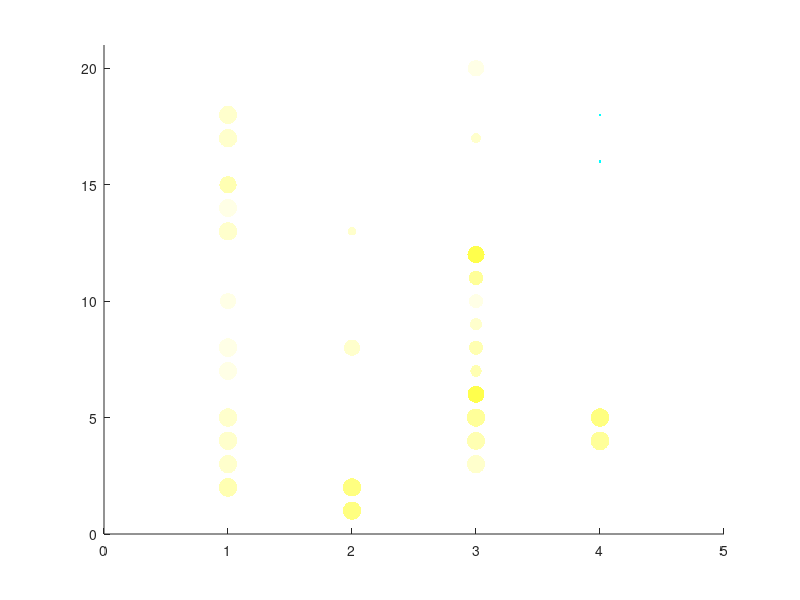

Write MATLAB code to recreate this figure. (Note: this script raises an error after producing the figure.)
%% Analysis of mutational scanning in Matlab
%{
    This script is part of a chapter for Methods in MolecularBiology. Please cite xxx.
    This file and its documentation is available at https://github.com/matteoferla/mutational_scanning
    This is here just for now. I will add a better documented script in the coming week
        %}

%% Import data
% data is in xlsx, so open Excel and copy paste in Mat with right click paste.
predata=[];  openvar('predata');  % each table in the stack is pasted to the right of the previous.
colname={};  openvar('colname');
rowname={};  openvar('rowname');
stackname={};openvar('stackname');

% data saved in mat file.
load('demo_data.mat')

% predata is 20x(4*4) while data is 20x4x4

data=reshape(predata,20,4,4);
%check
display([predata(1,5),data(1,1,2)]);

%% build colors and size
% black for 1 conversion
% red for 2-selectivity
% green for 4-selectivity
% blue for 3-selectivity
% Ehm that is four colours. I cannot do four only three, unless you see UV.
% Black square round each would not work.
% let's not make a image(). Let's make a scatter where circle size is *1*.

fdata=data/100;
[x,y] = meshgrid(1:numel(colname),1:numel(rowname));
dotsize=fdata(:,:,1).*200;
% RGB
Nmuts=numel(colname)*numel(rowname);
% there must be a more elegant way. schmeh.
colore=[data(1+Nmuts*1:Nmuts*2)', data(1+Nmuts*2:Nmuts*3)', data(1+Nmuts*3:Nmuts*4)'];

%% plot!
scatter(x(:),y(:),dotsize(:),colore,'filled');
xlim([0,5])
ylim([0,21])
ax=gca;
ax.XTick = 1:numel(colname);
ax.XTickLabel = colname;
ax.YTick = 1:numel(rowname);
ax.YTickLabel = rowname;

%% plot transposed...
figure;
scatter(y(:),x(:),dotsize(:),colore,'filled');
ylim([0,5])
xlim([0,21])
ax=gca;
ax.YTick = 1:numel(colname);
ax.YTickLabel = colname;
ax.XTick = 1:numel(rowname);
ax.XTickLabel = rowname;


%% plot3
% why is it yellow?
% Y=R+G. W=R+G+B.
% maybe adding a border?
figure;
scatter(y(:),x(:),dotsize(:),colore,'filled');
hold on
scatter(y(:),x(:),dotsize(:),'k');
ylim([0,5])
xlim([0,21])
ax=gca;
ax.YTick = 1:numel(colname);
ax.YTickLabel = colname;
ax.XTick = 1:numel(rowname);
ax.XTickLabel = rowname;
%% 4x heatmaps...
%I think I failed to copy paste...
figure;
% black for 1 conversion
% red for 2-selectivity
% blue for 3-selectivity
% green for 4-selectivity
schemi={'Greys','Reds','Blues','Greens'};
for i=1:4
subplot(2,2,i)
imagesc(data(:,:,i))
colorbar;
ax=gca;
ax.XTick = 1:numel(colname);
ax.XTickLabel = colname;
ax.YTick = 1:numel(rowname);
ax.YTickLabel = rowname;
title(stackname{i});
colormap(ax,brewermap([],schemi{i}))
end

%okay, this odd.
sum(data(:,:,2:4),3)
data(:,:,5)=100-sum(data(:,:,2:4),3);

%% Ternary plot

% ah. The sum of the three selectvities are 100%.
figure
% Plot the ternary axis system
terplot;
% Plot the data
% First set the colormap (can't be done afterwards)
colormap(brewermap([],'YlOrRd'))
[hd,hcb]=ternaryc(fdata(1+Nmuts*1:Nmuts*2)',...
    fdata(1+Nmuts*2:Nmuts*3)',...
    fdata(1+Nmuts*3:Nmuts*4)',...
    reshape(data(:,:,1),80,1),'o');
% Add the labels
terlabel(stackname(2),stackname(3),stackname(4));
muts=strcat(repmat(colname',numel(rowname),1),repmat(rowname,numel(colname),1));
intensita=reshape(fdata(:,:,1),80,1);
for hdii=1:numel(hd)
    hdi=hd(hdii);
    text(hdi.XData+0.02,hdi.YData,muts(hdii));
    hdi.MarkerEdgeColor='k';
    hdi.MarkerSize=10*intensita(hdii);
end


figure
% Plot the ternary axis system
[h,hg,htick]=terplot;
% Plot the data
% First set the colormap (can't be done afterwards)
colormap(brewermap([],'YlOrRd'))
[hd,hcb]=ternaryc(fdata(1+Nmuts*1:Nmuts*2)',...
    fdata(1+Nmuts*2:Nmuts*3)',...
    fdata(1+Nmuts*3:Nmuts*4)',...
    reshape(data(:,:,1),80,1),'o');
% Add the labels
hlabels=terlabel(stackname(2),stackname(3),stackname(4));
muts=strcat(repmat(colname',numel(rowname),1),repmat(rowname,numel(colname),1));
intensita=reshape(fdata(:,:,1),80,1);
for hdii=1:numel(hd)
    hdi=hd(hdii);
    text(hdi.XData+0.02,hdi.YData,muts(hdii));
    hdi.MarkerEdgeColor='k';
    %hdi.MarkerSize=10*intensita(hdii);
end

%% triangles?
figure;
%glyphplot(colore,'grid',[numel(rowname),numel(colname)],'obslabels',strcat(repmat(colname',numel(rowname),1),repmat(rowname,numel(colname),1)))
% scaled by the conversion.
glyphplot(colore.*repmat(reshape(data(:,:,1),80,1),1,3),'grid',[numel(rowname),numel(colname)],'obslabels',strcat(repmat(colname',numel(rowname),1),repmat(rowname,numel(colname),1)))

%% plots with scaling
figure;
scolore=(colore-repmat(min(colore),80,1))./(repmat(max(colore),80,1)-repmat(min(colore),80,1));
scatter(y(:),x(:),dotsize(:),scolore,'filled');
hold on
scatter(y(:),x(:),dotsize(:),'k');
ylim([0,5])
xlim([0,21])
ax=gca;
ax.YTick = 1:numel(colname);
ax.YTickLabel = colname;
ax.XTick = 1:numel(rowname);
ax.XTickLabel = rowname;
title({'Relative activities of the mutants','Colors = selectivities scales $\frac{x-min}{max-min}$','Size= substrate usage'});

%% AA order
% the mutations can be clustered by distance.
figure;
dendrogram(linkage(pdist(reshape(data(:,:,1:4),80,4))),'labels',reshape(strcat(repmat(colname',numel(rowname),1),repmat(rowname,numel(colname),1)),80,1));
title('mutations linked based on average distance of all four variables')

% Even better, the AA can be clustered. The order useful for the heatmaps.
figure;
dendrogram(linkage(pdist(reshape(data(:,:,1:4),20,16))),'labels',rowname);
title('With first pane (substrate use)')
figure;
dendrogram(linkage(pdist(reshape(data(:,:,2:4),20,12))),'labels',rowname);
title('Without first pane (substrate use)')
ax=gca;
niceOrder=ax.XTickLabel;
niceOrderIndex=zeros(20,1);
for ni=1:numel(niceOrder)
    niceOrderIndex(ni)=find(strcmp(rowname,niceOrder{ni}));
end

%% combo

figure;
subplot(2,1,1)
dendrogram(linkage(pdist(reshape(data(:,:,2:4),20,12))),'labels',rowname);
subplot(2,1,2)
niceOrder80=reshape(repmat(niceOrderIndex,1,4)+repmat(0:3,20,1)*20,80,1);
niceOrder320=reshape(repmat(niceOrderIndex,1,16)+repmat(0:15,20,1)*20,320,1);
scolore=(colore-repmat(min(colore),80,1))./(repmat(max(colore),80,1)-repmat(min(colore),80,1));
scatter(y(:),x(:),dotsize(niceOrder80),scolore(niceOrder80,:),'filled');
hold on
scatter(y(:),x(:),dotsize(niceOrder80),'k');
ylim([0,5])
xlim([0,21])
ax=gca;
ax.YTick = 1:numel(colname);
ax.YTickLabel = colname;
ax.XTick = 1:numel(rowname);
ax.XTickLabel = niceOrder;
%title({'Relative activities of the mutants','Colors = selectivities scales $\frac{x-min}{max-min}$','Size= substrate usage'});


%% requested heatmap

combo=[data(:,:,1)'; data(:,:,2)'; data(:,:,3)'; data(:,:,4)'];
K=(data(:,:,1)'-min(data(1:80)))/(max(data(1:80))-min(data(1:80)));
R=(data(:,:,2)'-min(data(81:160)))/(max(data(81:160))-min(data(81:160)));
G=(data(:,:,3)'-min(data(161:240)))/(max(data(81:160))-min(data(81:160)));
B=(data(:,:,4)'-min(data(241:320)))/(max(data(241:320))-min(data(241:320)));
combocol=[cat(3,K,K,K);...
    cat(3,R,zeros(4,20),zeros(4,20));...
    cat(3,zeros(4,20),G,zeros(4,20));...
    cat(3,zeros(4,20),zeros(4,20),B);...
    ];
image(combocol);
ax=gca;
ax.YTick = 1:16;
ax.YTickLabel = reshape(repmat(colname,1,4),16,1);
ax.XTick = 1:numel(rowname);
ax.XTickLabel = rowname;


